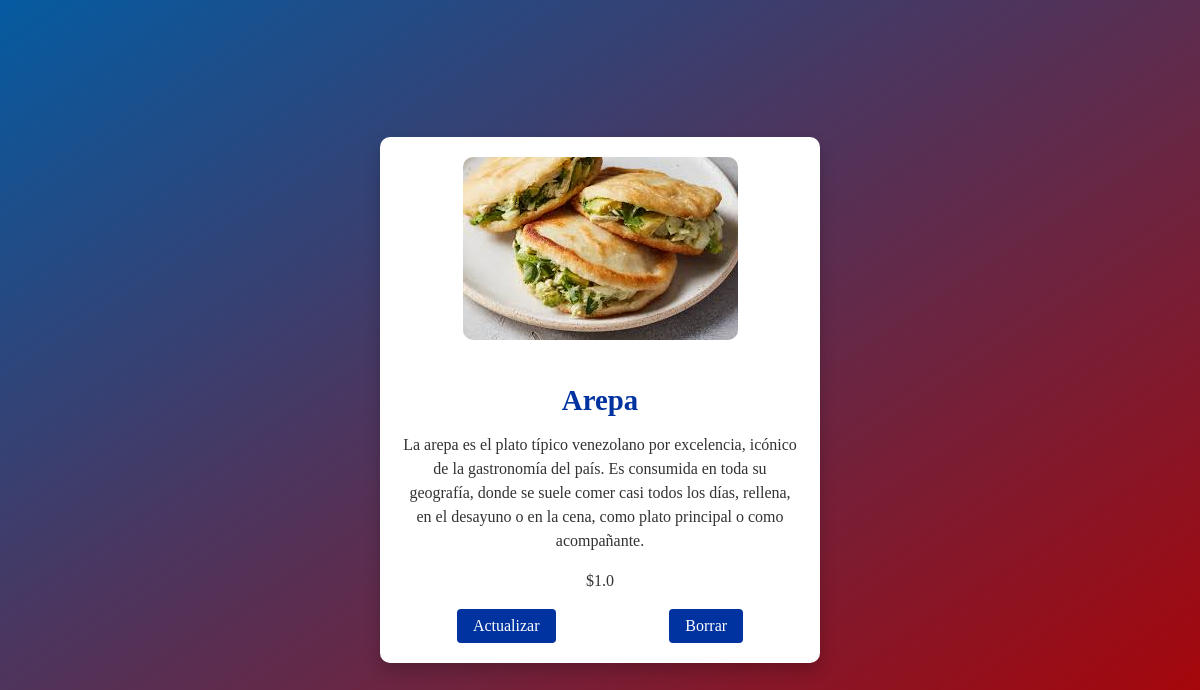
The page /pages/post/detail/1 on the database its author committed.
### post/models.py (models this page shows, shortened)
class Post(models.Model):
    titulo = models.CharField(max_length=40)
    descripcion = models.TextField()
    imagen= models.ImageField(upload_to="photos", blank=True)
    precio= models.FloatField(default=True)
    author = models.ForeignKey("auth.user", on_delete = models.CASCADE,blank=True, default=True)
    class Meta:
        verbose_name_plural = "publicaiones"

### post/views.py (the view)
# urls.py: path("post/detail/<int:pk>",DetailView.as_view(), name="detail"),
class DetailView(DetailView):
    model=Post
    template_name="detail.html"

### templates/detail.html (shortened to what this page needs)
<!DOCTYPE html>
<html lang="es">
<head>
</head>
<body>
    <div class="product-card">
        <img src="{{post.imagen.url}}" alt="Imagen del Producto">
        <h2 class="product-title">{{post.titulo}}</h2>
        <div class="product-description">
            <p>{{post.descripcion}}</p>
        </div>
        <div class="product-price">
            <p>${{post.precio}}</p>
        </div>
        <div class="button-container">
            <a href="{% url 'update' post.pk %}" class="add-to-cart">Actualizar</a>
            <a href="{% url 'delete' post.pk %}" class="buy-now">Borrar</a>
        </div>
    </div>
</body>
</html>

### templates/detail.html (style rules this page uses)
body { font-family: 'Arial, sans-serif'; margin: 0; padding: 0; background: linear-gradient(to bottom right, #055ba1, #b10000); display: flex; justify-content: center; align-items: center; height: 100vh; }
.product-card { background-color: #ffffff; color: #333; border-radius: 10px; padding: 20px; box-shadow: 0 8px 16px rgba(0, 0, 0, 0.2); max-width: 400px; text-align: center; }
.product-card img { max-width: 100%; border-radius: 10px; margin-bottom: 1rem; }
.product-card h2 { font-size: 1.8rem; margin-bottom: 0.5rem; color: #0033a0; }
.product-card p { font-size: 1rem; line-height: 1.5; color: #333; }
.product-price { font-size: 1.5rem; margin: 1rem 0; color: #c8102e; }
.button-container { display: flex; justify-content: space-around; }
.button-container a { background-color: #0033a0; color: #fff; border: none; padding: 0.5rem 1rem; border-radius: 4px; cursor: pointer; font-size: 1rem; text-decoration: none; transition: background-color 0.3s, transform 0.3s; }

### rows shown on the page
Post: imagen (picture), titulo "Arepa", descripcion "La arepa es el plato típico venezolano por excelencia, icónico de la gastronomía del país. Es consumida en toda su geografía, donde se suele comer casi todos los días, rellena, en el desayuno o en la cena, como plato principal o como acompañante.", precio "1.0"
